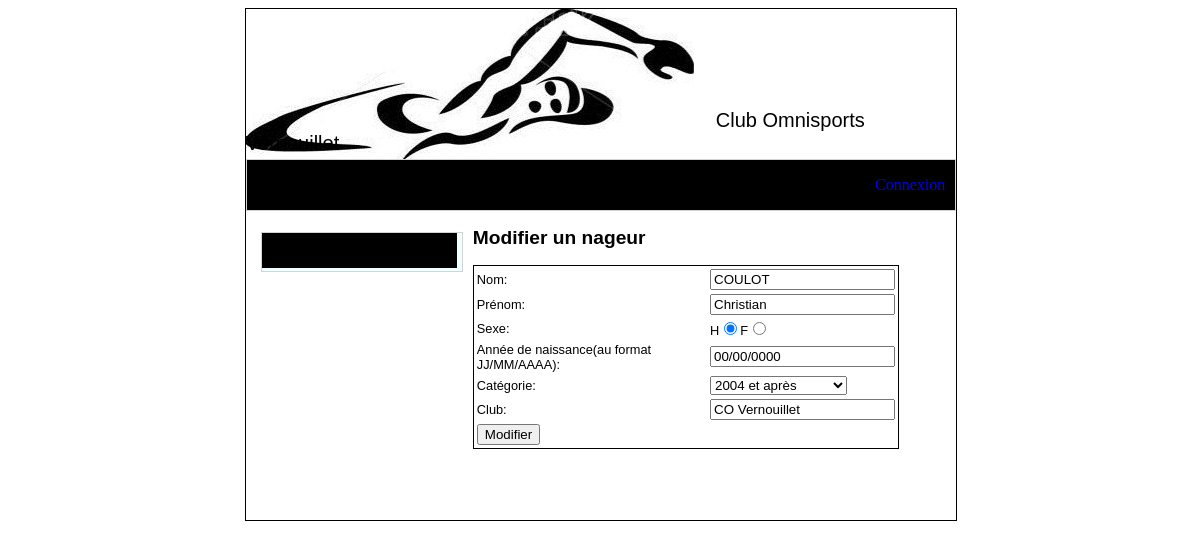
The app's page /formulaire_modifier_nageur.php?id=1, older data.
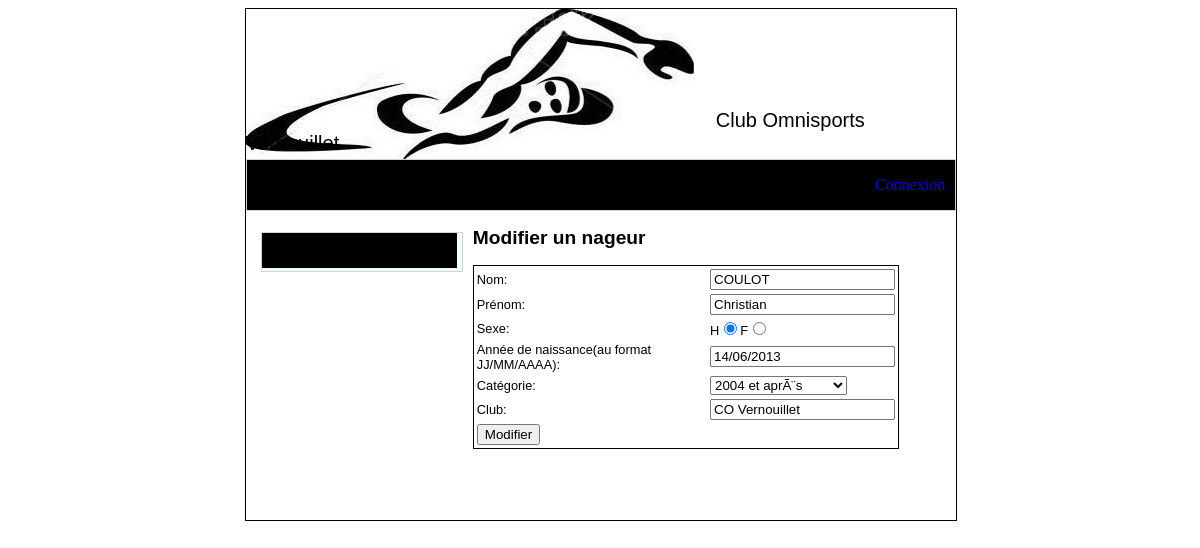
The same page, newer data.
### tables this page shows
CREATE TABLE IF NOT EXISTS `nageur` (
  `id_nageur` int(11) NOT NULL AUTO_INCREMENT,
  `nom_nageur` varchar(50) NOT NULL,
  `prenom_nageur` varchar(50) NOT NULL,
  `sexe` varchar(50) NOT NULL,
  `annee_naissance` date NOT NULL,
  `id_categorie` int(11) NOT NULL,
  `club` varchar(50) NOT NULL,
  PRIMARY KEY (`id_nageur`),
  KEY `id_categorie` (`id_categorie`)
);

### formulaire_modifier_nageur.php (the view, shortened to what this page needs)
<?php
include 'header.php';
$nom_nageur = "";
$prenom_nageur = "";
$annee_naissance = "";
$sexe = "";
$id_categorie = "";
$club = "";
if ($_GET) {
    $id = $_GET['id'];
    $res = mysql_query("SELECT * FROM `nageur` WHERE `id_nageur` =  $id") or die(mysql_error());
    if (mysql_num_rows($res) == 0) {
        $message = '<span>Aucun nageur correspondant trouvé</span>';
    } else {
        $nageur = mysql_fetch_array($res);
        $nom_nageur = $nageur['nom_nageur'];
        $prenom_nageur = $nageur['prenom_nageur'];
        $date = explode("-", $nageur["annee_naissance"]);
        $annee_naissance = $date[2] . '/' . $date[1] . '/' . $date[0];
        $sexe = $nageur['sexe'];
        $id_categorie = $nageur['id_categorie'];
        $club = $nageur['club'];
    }
}
?>
<div id="contenu">
    <h2>Modifier un nageur</h2>
    <form method="post">
        <table>
            <tr>
                <td>Nom: </td>
                <td><input type="text" name="nom_nageur" required="true" value="<?= $nom_nageur ?>"></td>
            </tr>
            <tr>
                <td>Prénom: </td>
                <td><input type="text" name="prenom_nageur"  required="true" value="<?= $prenom_nageur ?>"> </td>
            </tr>
            <tr>
                <td>Sexe: </td>
                <td>H<input type="radio" name="sexe" <?php if ($sexe == 'Homme') echo 'checked="true"'; ?> value="Homme">F<input type="radio" name="sexe"  <?php if ($sexe == 'Femme') echo 'checked="true"'; ?> value="Femme"></td>
            </tr>
            <tr>
                <td>Année de naissance(au format JJ/MM/AAAA):</td>
                <td><input type="text" name="annee_naissance" required="true" value="<?= $annee_naissance ?>"></td>
            </tr>
            <tr>
                <td>Catégorie: </td>
                <td><select name="id_categorie">
                        <?php
                        $res = mysql_query("SELECT * FROM `categorie`") or die(mysql_error());
                        if (mysql_num_rows($res) != 0) {
                            while ($line = mysql_fetch_array($res)) {
                                if ($id_categorie == $line['id_categorie']) {
                                    echo '<option value="' . $line['id_categorie'] . '" selected="true">' . $line['description'] . '</option>';
                                } else {
                                    echo '<option value="' . $line['id_categorie'] . '">' . $line['description'] . '</option>';
                                }
                            }
                        }
                        ?>
                    </select></td>
            </tr>
            <tr>
                <td>Club: </td>
                <td><input type="text" name="club"  required="true" value="<?= $club ?>"></td>
            </tr>
            <tr>
                <td colspan="2"><input type="submit" value="Modifier"></td>
            </tr>
        </table>
    </form>
</div>
<?php include 'footer.php'; ?>

Row changes from the older to the newer data that the page shows:
changed nageur "COULOT": annee_naissance "00/00/0000" → "14/06/2013"
Text that changed along with them:
form field id_categorie: "2004 et après" → "2004 et aprÃ¨s"
